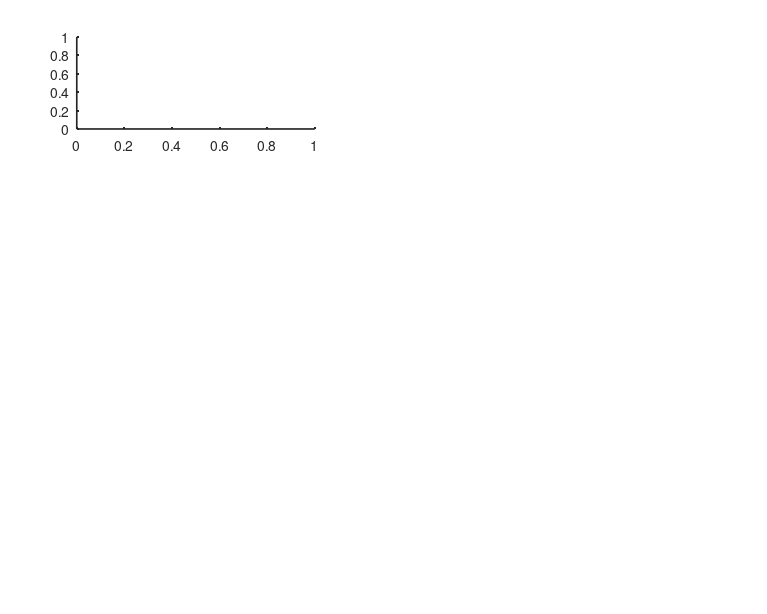

This figure's MATLAB source: (Note: this script raises an error after producing the figure.)
clear;clc;
qqq = figure;
set(gcf, 'units', 'normalized','position',[.1 .1 .6 .6],'PaperPositionMode', 'auto');
set(gcf, 'InvertHardCopy', 'off');
set(gcf, 'Color', [1 1 1])

%% 画图，slope summer
load('fig3.mat');
hh1 = axes('position',[.1 0.79 .31 .15],'LineWidth', 1.2);
cb = nclCM(393,9);
for iii = 1:9
    h1 = scatter(1:10,slope_summer(iii,:,1),20,cb(iii,:),"filled","o");
    hold on
end
h1 = plot(1:10,mean(slope_summer(:,1:10,1)),'LineWidth',2,'Color',[37,104,32]./255,'LineStyle','-');
ylim([0.025 0.6])
xlim([0.5 10.5])
set(hh1,'ycolor','k','FontSize',12,'YTick',linspace(0.1,0.6,3),'xticklabel',[],'xtick',1:10);
text(0.6,0.56,'a','fontsize',15)
ylb =ylabel({'\sigma'},'FontSize',15);
set(ylb,'Position',[-1.25,0.4])
box on
title('Summer','fontsize',14)

%% 画图夏季 theta
hh1 = axes('position',[.1 0.79-1*0.15 .31 .15],'LineWidth', 1.2);
for iii = 1:9
    h1 = scatter(10:10:100,180/pi*delta_theta(iii,1:10),20,cb(iii,:),"filled","o");
    hold on
end
ylim([5 40])
xlim([5 105])
box on
h1 = plot(10:10:100,180/pi*nanmedian(delta_theta(:,1:10)),'LineWidth',2,'Color',[37,104,32]./255,'LineStyle','-');
text(6,37.5,'b','fontsize',15)
set(hh1,'ycolor','k','FontSize',12,'YTick',[10:15:40],'xtick',10:10:100,'YTickLabel',{'10°','25°','40°'},'XTickLabel',[]);
ylb =ylabel({'Bias in';'Direction'},'FontSize',14);
set(ylb,'Position',[-12.5 25])
%% 画图夏季 LB
hh1 = axes('position',[.1 0.79-2*0.15 .31 .15],'LineWidth', 1.2);
for iii = 1:9
    h1 = scatter(10:10:100,bl_delta_summer(iii,1:10),20,cb(iii,:),"filled","o");
    hold on
end
ylim([-0.05 0.6])
xlim([5 105])
box on
h1 = plot(10:10:100,nanmean(bl_delta_summer(:,1:10)),'LineWidth',2,'Color',[37,104,32]./255,'LineStyle','-');
text(6,0.55,'c','fontsize',15)
line([0 105],[0 0],'color','k','linestyle','--','linewidth',1,'marker','None');
set(hh1,'ycolor','k','FontSize',12,'YTick',[0:0.3:0.6],'yticklabel',{'0','30%','60%'},'xticklabelrotation',0,'xtick',10:10:100);
ylb = ylabel({'Difference';'in B_{L}'},'FontSize',14);
set(ylb,'Position',[-10 0.25])
xlabel('Size of Nodes (km)')
%% 画图，slope winter
hh1 = axes('position',[.475 0.79 .31 .15],'LineWidth', 1.2);
slope_winter(:,10,1) = slope_winter(:,10,1)+0.04;
for iii = 1:9
    h1 = scatter(1:10,slope_winter(iii,1:10,1),20,cb(iii,:),"filled","o");
    hold on
end
h1 = plot(1:10,mean(slope_winter(:,1:10,1)),'LineWidth',2,'Color',[37,104,32]./255,'LineStyle','-');
ylim([0.025 0.6])
xlim([0.5 10.5])

set(hh1,'ycolor','k','FontSize',12,'YTick',linspace(0.1,0.6,3),'xticklabel',[],'xtick',1:10);
text(0.6,0.55,'d','fontsize',15)
box on
title('Winter','fontsize',14)

%% 画图冬季 theta
hh1 = axes('position',[.475 0.79-1*0.15 .31 .15],'LineWidth', 1.2);
for iii = 1:9
    color1 = [177,244,172]./255-iii.*[10,10,10]./255;
    h5(iii) = scatter(10:10:100,180/pi*delta_theta(iii,1:10),20,cb(iii,:),"filled","o");
    hold on
end
ylim([5 40])
xlim([5 105])
box on
q1 = plot(10:10:100,180/pi*nanmedian(delta_theta(:,1:10)),'LineWidth',2,'Color',[37,104,32]./255,'LineStyle','-');
text(6,35.5,'e','fontsize',15)
set(hh1,'ycolor','k','FontSize',12,'YTick',[10:15:40],'xtick',10:10:100,'YTickLabel',{'10°','25°','40°'},'XTickLabel',[]);


%% 画图冬季 LB
hh1 = axes('position',[.475 0.79-2*0.15 .31 .15],'LineWidth', 1.2);
for iii = 1:9
    q1 = bl_delta_winter(iii,1:10);
    h1 = scatter(10:10:100,q1,20,cb(iii,:),"filled","o");
    hold on;
end
ylim([-0.05 0.6])
xlim([5 105])
box on
q1 = plot(10:10:100,nanmean(bl_delta_winter(:,1:10)),'LineWidth',2,'Color',[37,104,32]./255,'LineStyle','-');
text(6,0.55,'f','fontsize',15)
line([0 105],[0 0],'color','k','linestyle','--','linewidth',1,'marker','None');
set(hh1,'ycolor','k','FontSize',12,'YTick',[0:0.3:0.6],'XTickLabelRotation',0,'xtick',10:10:100,'YTickLabel',{'0','30%','60%'});


box on

xlabel('Size of Nodes (km)')
% line([0 105],[0 0],'color','k','linestyle','--','linewidth',1,'marker','None');
lgd = legend(h5,{'2 days','3 days','4 days','5 days','6 days','7 days','8 days','9 days','10 days'},'Box','off')
set(lgd,'Position',[0.775 0.55 0.1 0.3],'FontSize',10)
lgd.ItemTokenSize = [10, 3];

print('-dtiff','-r400','fig3.tiff')



